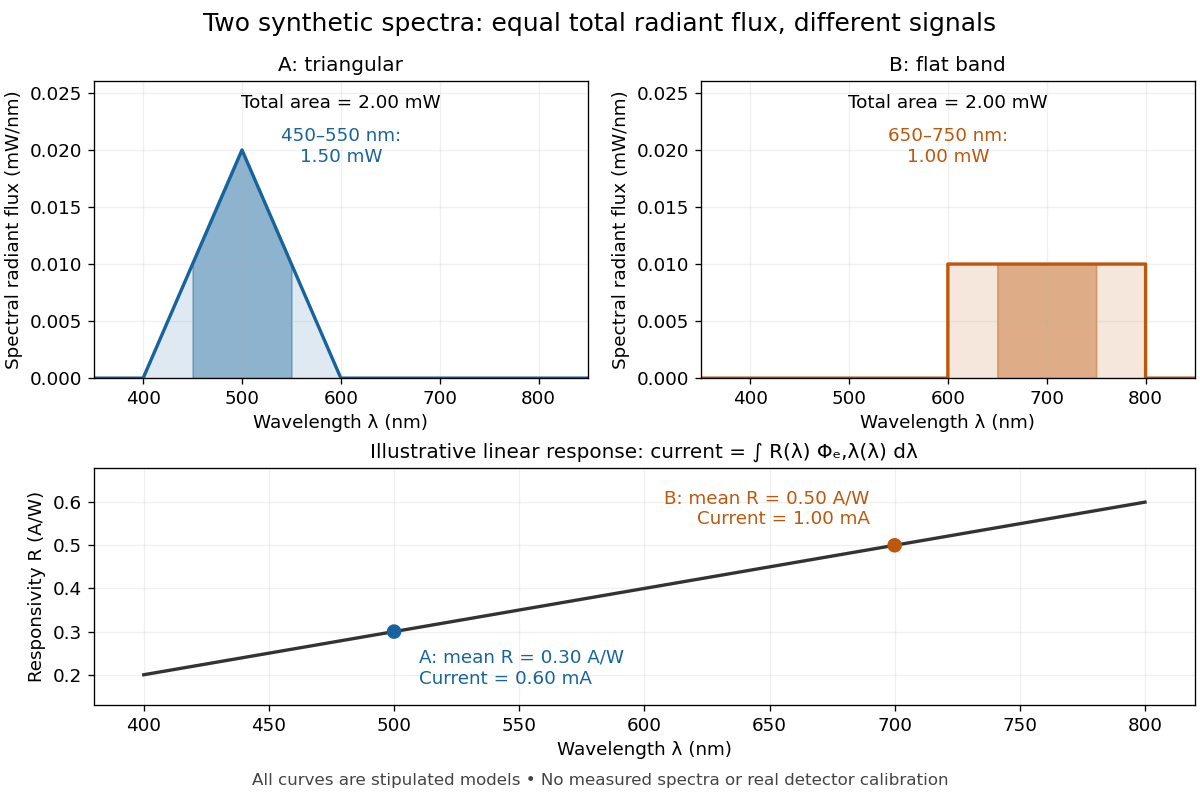

The script that drew this image:
"""Two synthetic equal-power spectra and an illustrative detector response.

Run from _media with Python 3.14, matplotlib 3.10.7 and numpy 2.3.5.
The PNG is written to the current directory with this script's basename.
All wavelength integrals here use nm; powers are converted to W for currents.
"""

from pathlib import Path

import matplotlib.pyplot as plt
import numpy as np


def main():
    wave_a = np.linspace(400, 600, 2001)
    wave_b = np.linspace(600, 800, 2001)
    density_a = 0.020 * (1 - np.abs(wave_a - 500) / 100)  # mW/nm
    density_b = np.full_like(wave_b, 0.010)  # mW/nm

    def response(wavelength_nm):
        return 0.2 + 0.001 * (wavelength_nm - 400)  # A/W

    totals_mw = [np.trapezoid(density_a, wave_a), np.trapezoid(density_b, wave_b)]
    currents_ma = [np.trapezoid(density_a * response(wave_a), wave_a),
                   np.trapezoid(density_b * response(wave_b), wave_b)]
    np.testing.assert_allclose(totals_mw, [2, 2], atol=1e-12)
    np.testing.assert_allclose(currents_ma, [0.6, 1.0], atol=1e-12)
    for wave, density, bounds, expected in [
        (wave_a, density_a, (450, 550), 1.5),
        (wave_b, density_b, (650, 750), 1.0),
    ]:
        mask = (wave >= bounds[0]) & (wave <= bounds[1])
        np.testing.assert_allclose(np.trapezoid(density[mask], wave[mask]), expected, atol=1e-12)

    plt.rcParams.update({"font.size": 11, "axes.titlesize": 12})
    fig = plt.figure(figsize=(10, 6.6), layout="constrained")
    fig.patch.set_facecolor("white")
    grid = fig.add_gridspec(2, 2, height_ratios=[1.25, 1])
    axes = [fig.add_subplot(grid[0, 0]), fig.add_subplot(grid[0, 1])]
    fig.text(0.5, 0.985, "Two synthetic spectra: equal total radiant flux, different signals",
             fontsize=15, ha="center", va="top")
    colors = ["#17649c", "#bd570c"]
    for ax, wave, density, label, band, band_power, color in zip(
        axes, [wave_a, wave_b], [density_a, density_b], ["A: triangular", "B: flat band"],
        [(450, 550), (650, 750)], [1.5, 1.0], colors,
    ):
        ax.plot([350, wave[0], *wave, wave[-1], 850], [0, 0, *density, 0, 0], color=color, lw=2)
        ax.fill_between(wave, density, color=color, alpha=0.14)
        mask = (wave >= band[0]) & (wave <= band[1])
        ax.fill_between(wave[mask], density[mask], color=color, alpha=0.4)
        ax.set(title=label, xlim=(350, 850), ylim=(0, 0.026), xlabel="Wavelength λ (nm)",
               ylabel="Spectral radiant flux (mW/nm)")
        ax.text(0.5, 0.91, "Total area = 2.00 mW", transform=ax.transAxes, ha="center")
        ax.text(0.5, 0.73, f"{band[0]}–{band[1]} nm:\n{band_power:.2f} mW", transform=ax.transAxes,
                ha="center", color=color)
        ax.grid(alpha=0.18)
        ax.set_xticks([400, 500, 600, 700, 800])

    ax = fig.add_subplot(grid[1, :])
    wavelengths = np.linspace(400, 800, 401)
    ax.plot(wavelengths, response(wavelengths), color="#333333", lw=2)
    ax.scatter([500, 700], [0.3, 0.5], c=colors, s=60, zorder=4)
    ax.text(510, 0.26, "A: mean R = 0.30 A/W\nCurrent = 0.60 mA", color=colors[0], va="top")
    ax.text(690, 0.54, "B: mean R = 0.50 A/W\nCurrent = 1.00 mA", color=colors[1], ha="right", va="bottom")
    ax.set(xlim=(380, 820), ylim=(0.13, 0.68), xlabel="Wavelength λ (nm)",
           ylabel="Responsivity R (A/W)", title="Illustrative linear response: current = ∫ R(λ) Φₑ,λ(λ) dλ")
    ax.grid(alpha=0.18)
    fig.get_layout_engine().set(rect=(0, 0.035, 1, 0.90))
    fig.text(0.5, 0.009, "All curves are stipulated models • No measured spectra or real detector calibration",
             ha="center", fontsize=10, color="#444444")
    fig.savefig(Path.cwd() / (Path(__file__).stem + ".png"), dpi=120, facecolor="white", transparent=False)
    plt.close(fig)


if __name__ == "__main__":
    main()
